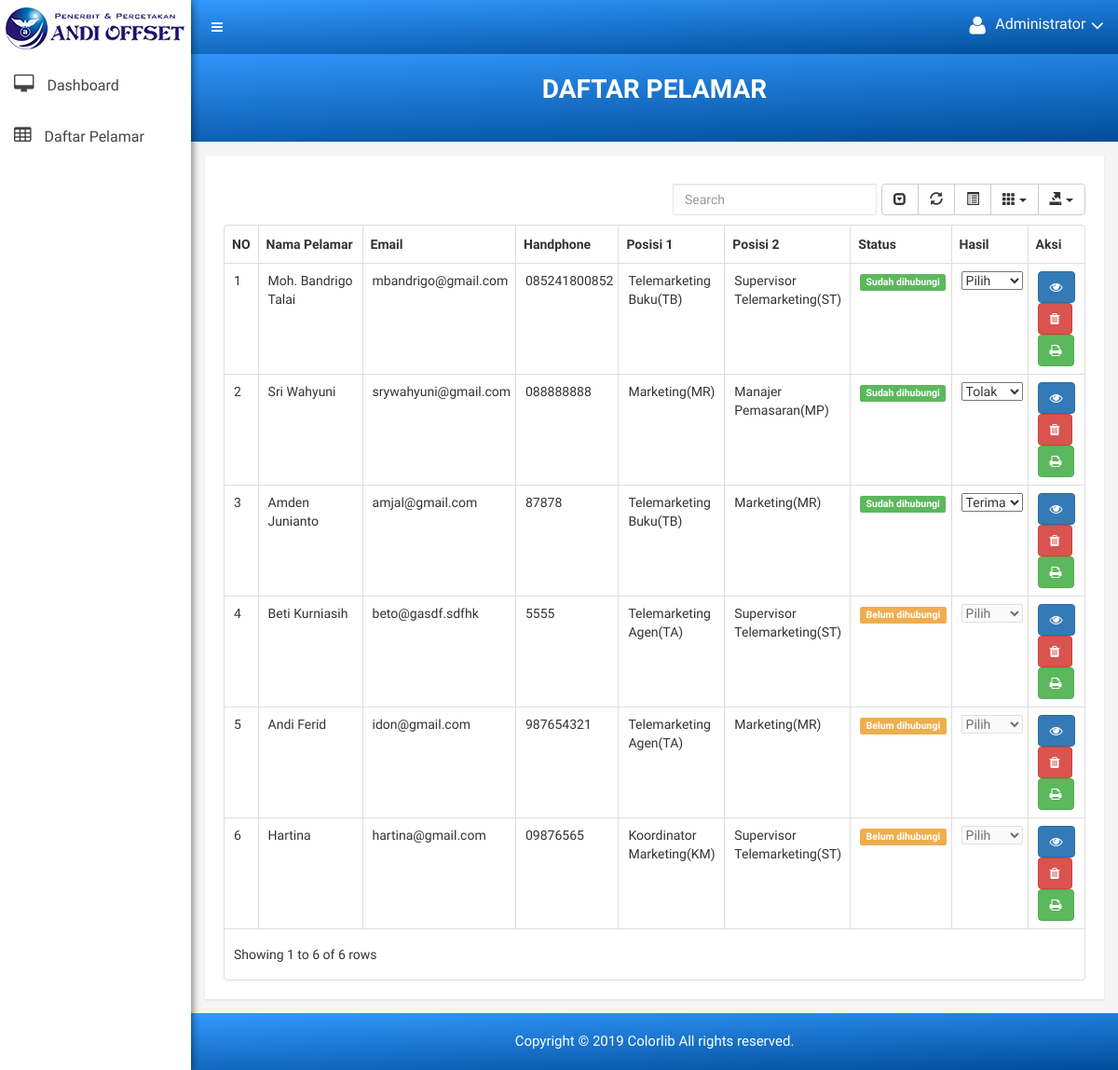
/admin/admin.php, run on the app's committed database.
### tables this page shows
CREATE TABLE `data_lamaran` (
  `id_lamaran` int(10) UNSIGNED NOT NULL,
  `id_pelamar` int(10) UNSIGNED NOT NULL,
  `posisi1` varchar(100) NOT NULL,
  `posisi2` varchar(100) NOT NULL,
  `penempatan` varchar(100) NOT NULL,
  `gaji` varchar(20) NOT NULL,
  `kekurangan` text NOT NULL,
  `kelebihan` text NOT NULL,
  `bisa_kendaraan` char(6) NOT NULL,
  `punya_sim` char(10) NOT NULL,
  `upload_sim` varchar(100) NOT NULL,
  `info_lowongan` varchar(100) DEFAULT NULL,
  `kenalan` varchar(100) DEFAULT NULL,
  `pekerjaan_sampingan` char(6) DEFAULT NULL,
  `nama_usaha` varchar(100) DEFAULT NULL,
  `tahun_mulai` year(4) DEFAULT NULL,
  `posisi_sampingan` varchar(100) DEFAULT NULL,
  `bidang_sampingan` varchar(100) DEFAULT NULL,
  `terlibat_kejahatan` char(6) NOT NULL,
  `upload_skck` varchar(100) NOT NULL,
  `kebiasaan_disukai` varchar(100) NOT NULL,
  `mulai_kerja` varchar(100) NOT NULL,
  `keperluan_mendesak` varchar(100) DEFAULT NULL,
  `moody` char(6) DEFAULT NULL,
  `pengalaman_hidup` text
);

CREATE TABLE `data_pribadi` (
  `id_pelamar` int(11) UNSIGNED NOT NULL,
  `nama_pelamar` varchar(100) NOT NULL,
  `tempat_lahir` varchar(100) NOT NULL,
  `tgl_lahir` date NOT NULL,
  `jenis_kelamin` char(2) NOT NULL,
  `alamat_ktp` text NOT NULL,
  `alamat_domisili` text NOT NULL,
  `no_handphone` varchar(20) NOT NULL,
  `email` varchar(100) NOT NULL,
  `sudah_dihubungi` char(6) DEFAULT 'Belum',
  `terima_tolak` char(1) DEFAULT NULL
);

### admin/admin.php (the view, shortened to what this page needs)
<?php
include('../config/config.php');
$query  = "SELECT * FROM data_pribadi dp INNER JOIN data_lamaran dl WHERE dp.id_pelamar = dl.id_pelamar";
$hasil = mysqli_query($db, $query);
?>
<!doctype html>
<html class="no-js" lang="en">
<head>
      <link rel="stylesheet" href="css/bootstrap.min.css">
      <link rel="stylesheet" href="css/font-awesome.min.css">
      <link rel="stylesheet" href="css/owl.carousel.css">
      <link rel="stylesheet" href="css/owl.theme.css">
      <link rel="stylesheet" href="css/owl.transitions.css">
      <link rel="stylesheet" href="css/animate.css">
      <link rel="stylesheet" href="css/normalize.css">
      <link rel="stylesheet" href="css/meanmenu.min.css">
      <link rel="stylesheet" href="css/main.css">
      <link rel="stylesheet" href="css/morrisjs/morris.css">
      <link rel="stylesheet" href="css/scrollbar/jquery.mCustomScrollbar.min.css">
      <link rel="stylesheet" href="css/metisMenu/metisMenu.min.css">
      <link rel="stylesheet" href="css/metisMenu/metisMenu-vertical.css">
      <link rel="stylesheet" href="css/calendar/fullcalendar.min.css">
      <link rel="stylesheet" href="css/calendar/fullcalendar.print.min.css">
      <link rel="stylesheet" href="css/editor/select2.css">
      <link rel="stylesheet" href="css/editor/datetimepicker.css">
      <link rel="stylesheet" href="css/editor/bootstrap-editable.css">
      <link rel="stylesheet" href="css/editor/x-editor-style.css">
      <link rel="stylesheet" href="css/data-table/bootstrap-table.css">
      <link rel="stylesheet" href="css/data-table/bootstrap-editable.css">
        <link rel="stylesheet" href="css/modals.css">
      <link rel="stylesheet" href="css/style.css">
      <link rel="stylesheet" href="css/responsive.css">
  </head>
  <body>
        <div class="left-sidebar-pro">
            <nav id="sidebar" class="">
                <div class="sidebar-header">
                    <a href="#"><img class="main-logo" src="img/logoandi.png" alt="" /></a>
                </div>
                <div class="left-custom-menu-adp-wrap comment-scrollbar">
                    <nav class="sidebar-nav left-sidebar-menu-pro">
                        <ul class="metismenu" id="menu1">
                            <li>
                                <a href="#"><i class="fa big-icon fa-desktop icon-wrap"></i>
                                  <span class="mini-click-non">Dashboard</span>
                              </a>
                          </li>
                          <li>
                            <a href="#" aria-hidden="true"><i class="fa big-icon fa-table icon-wrap"></i>
                                <span class="mini-click-non">Daftar Pelamar</span>
                            </a>
                        </li>
                    </ul>
                </nav>
            </div>
        </nav>
    </div>
    <div class="all-content-wrapper">
        <div class="container-fluid">
            <div class="row">
                <div class="col-lg-12 col-md-12 col-sm-12 col-xs-12">
                    <div class="logo-pro">
                        <a href="index.html"><img class="main-logo" src="img/logo/logo.png" alt="" /></a>
                    </div>
                </div>
            </div>
        </div>
        <div class="header-advance-area">
            <div class="header-top-area">
                <div class="container-fluid">
                    <div class="row">
                        <div class="col-lg-12 col-md-12 col-sm-12 col-xs-12">
                            <div class="header-top-wraper">
                                <div class="row">
                                    <div class="col-lg-1 col-md-0 col-sm-1 col-xs-12">
                                        <div class="menu-switcher-pro">
                                            <button type="button" id="sidebarCollapse" class="btn bar-button-pro header-drl-controller-btn btn-info navbar-btn">
                                               <i class="fa fa-bars"></i>
                                           </button>
                                       </div>
                                   </div>
                                   <div class="col-lg-5 col-md-5 col-sm-12 col-xs-12">
                                    <div class="header-right-info">
                                        <ul class="nav navbar-nav mai-top-nav header-right-menu">
                                            <li class="nav-item">
                                                <a href="#" data-toggle="dropdown" role="button" aria-expanded="false" class="nav-link dropdown-toggle">
                                                 <i class="fa fa-user adminpro-user-rounded header-riht-inf" aria-hidden="true"></i>
                                                 <span class="admin-name">Administrator</span>
                                                 <i class="fa fa-angle-down adminpro-icon adminpro-down-arrow"></i>
                                             </a>
                                        </li>
                                    </ul>
                                </div>
                            </div>
                        </div>
                    </div>
                </div>
            </div>
        </div>
    </div>
    <div class="breadcome-area">
        <div class="container-fluid">
            <div class="row">
                <div class="col-lg-12 col-md-12 col-sm-12 col-xs-12">
                    <div class="breadcome-list single-page-breadcome">
                        <div class="row">
                            <div class="col-lg-12 col-md-12 col-sm-12 col-xs-12">
                                <h1 style="color:white; text-align: center;">DAFTAR PELAMAR</h1>
                            </div>
                        </div>
                    </div>
                </div>
            </div>
        </div>
    </div>
</div>
<div class="data-table-area mg-tb-15" style="min-height: 450px">
    <div class="container-fluid">
        <div class="row">
            <div class="col-lg-12 col-md-12 col-sm-12 col-xs-12">
                <div class="sparkline13-list">
                    <div class="sparkline13-graph">
                        <div class="datatable-dashv1-list custom-datatable-overright">
                            <table id="table" data-toggle="table" data-pagination="true" data-search="true" data-show-columns="true" data-show-pagination-switch="true" data-show-refresh="true" data-key-events="true" data-show-toggle="true" data-resizable="true" data-cookie="true"
                            data-cookie-id-table="saveId" data-show-export="true" data-click-to-select="true" data-toolbar="#toolbar">
                            <thead>
                                <tr>
                                    <th data-field="id">NO</th>
                                    <th data-field="name">Nama Pelamar</th>
                                    <th data-field="email">Email</th>
                                    <th data-field="hp">Handphone</th>
                                    <th data-field="pos1">Posisi 1</th>
                                    <th data-field="pos2">Posisi 2</th>
                                    <th data-field="status">Status</th>
                                    <th data-field="hasil">Hasil</th>
                                    <th data-field="action">Aksi</th>
                                </tr>
                            </thead>
                            <tbody>
                                <?php
                                $i =1;
                                foreach ($hasil as $row){
                                    ?>
                                    <tr id="baris<?= $row['id_pelamar'] ?>">
                                        <td><?= $i++ ?></td>
                                        <td><?= $row['nama_pelamar'] ?></td>
                                        <td><?= $row['email'] ?></td>
                                        <td><?= $row['no_handphone'] ?></td>
                                        <td><?= $row['posisi1'] ?></td>
                                        <td><?= $row['posisi2'] ?></td>
                                        <td><?php
                                        if($row['sudah_dihubungi']=='Belum'){
                                            echo "<span id='hub".$row['id_pelamar']."' class='label label-warning'>".$row['sudah_dihubungi']." dihubungi</span>";
                                        }
                                        else{
                                            echo "<span id='hub".$row['id_pelamar']."' class='label label-success'>".$row['sudah_dihubungi']." dihubungi</span>";
                                        }
                                        ?>
                                        </td>
                                        <td>
                                          <select <?php if($row['sudah_dihubungi']=='Belum') echo "disabled"; ?>
                                          class="terimatolak" id="terimatolak<?= $row['id_pelamar'] ?>">
                                            <option value="">Pilih</option>
                                            <option value="Y" <?php if($row['terima_tolak']=='Y') echo "selected"; ?>>Terima</option>
                                            <option value="N" value="Y" <?php if($row['terima_tolak']=='N') echo "selected"; ?>>Tolak</option>
                                          </select>
                                        </td>
                                        <td>
                                            <a id="<?=  $row['id_pelamar']?>" href="#" class="btn btn-primary tombol_detail" data-toggle="modal" data-target="#PrimaryModalalert"><i class="fa fa-eye"  style="color: white;"></i></a>
                                            <a href="#" class="btn btn-danger"><i class="fa fa-trash"  style="color: white;"></i></a>
                                            <a href="../function/print.php?id=<?= $row['id_pelamar'] ?>" class="btn btn-success"><i class="fa fa-print"  style="color: white;"></i></a>
                                        </td>
                                    </tr>
                                    <?php
                                }
                                ?>
                            </tbody>
                        </table>
                    </div>
                </div>
            </div>
        </div>
    </div>
</div>
</div>
<div class="footer-copyright-area">
    <div class="container-fluid">
        <div class="row">
            <div class="col-lg-12">
                <div class="footer-copy-right">
                    <p>Copyright © 2019 <a href="https://colorlib.com/wp/templates/">Colorlib</a> All rights reserved.</p>
                </div>
            </div>
        </div>
    </div>
</div>
</div>
</body>
</html>

### admin/css/main.css (style rules this page uses)
html { color: #222; font-size: 1em; line-height: 1.4; }
audio, canvas, iframe, img, svg, video { vertical-align: middle; }

### admin/css/metisMenu/metisMenu-vertical.css (style rules this page uses)
.sidebar-nav { background: #fff; }
.sidebar-nav ul { padding: 0; margin: 0; list-style: none; background: #f5f5f5; }
.sidebar-nav .metismenu { background: #fff; display: -webkit-box; display: -ms-flexbox; display: flex; -webkit-box-orient: vertical; -webkit-box-direction: normal; -ms-flex-direction: column; flex-direction: column; }
.sidebar-nav .metismenu li + li { margin-top: 5px; }
.sidebar-nav .metismenu li:first-child { margin-top: 5px; }
.sidebar-nav .metismenu li:last-child { margin-bottom: 5px; }
.sidebar-nav .metismenu > li { display: -webkit-box; display: -ms-flexbox; display: flex; -webkit-box-orient: vertical; -webkit-box-direction: normal; -ms-flex-direction: column; flex-direction: column; position: relative; }
.sidebar-nav .metismenu a { position: relative; display: block; padding: 13px 15px; color: #444; outline-width: 0; transition: all .3s ease-out; font-size:16px; }
.sidebar-nav .metismenu li .icon-wrap { margin-right:10px; font-size:20px; }

### data on the page
data_lamaran: id_pelamar.nama_pelamar "Moh. Bandrigo Talai", id_pelamar.email "mbandrigo@gmail.com", id_pelamar.no_handphone "085241800852", posisi1 "Telemarketing Buku(TB)", posisi2 "Supervisor Telemarketing(ST)", id_pelamar.sudah_dihubungi "Sudah"
data_lamaran: id_pelamar.nama_pelamar "Sri Wahyuni", id_pelamar.email "srywahyuni@gmail.com", id_pelamar.no_handphone "088888888", posisi1 "Marketing(MR)", posisi2 "Manajer Pemasaran(MP)", id_pelamar.sudah_dihubungi "Sudah", id_pelamar.sudah_dihubungi "Tolak"
data_lamaran: id_pelamar.nama_pelamar "Amden Junianto", id_pelamar.email "amjal@gmail.com", id_pelamar.no_handphone "87878", posisi1 "Telemarketing Buku(TB)", posisi2 "Marketing(MR)", id_pelamar.sudah_dihubungi "Sudah", id_pelamar.sudah_dihubungi "Terima"
data_lamaran: id_pelamar.nama_pelamar "Beti Kurniasih", id_pelamar.email "beto@gasdf.sdfhk", id_pelamar.no_handphone "5555", posisi1 "Telemarketing Agen(TA)", posisi2 "Supervisor Telemarketing(ST)", id_pelamar.sudah_dihubungi "Belum"
data_lamaran: id_pelamar.nama_pelamar "Andi Ferid", id_pelamar.email "idon@gmail.com", id_pelamar.no_handphone "987654321", posisi1 "Telemarketing Agen(TA)", posisi2 "Marketing(MR)", id_pelamar.sudah_dihubungi "Belum"
data_lamaran: id_pelamar.nama_pelamar "Hartina", id_pelamar.email "hartina@gmail.com", id_pelamar.no_handphone "09876565", posisi1 "Koordinator Marketing(KM)", posisi2 "Supervisor Telemarketing(ST)", id_pelamar.sudah_dihubungi "Belum"
